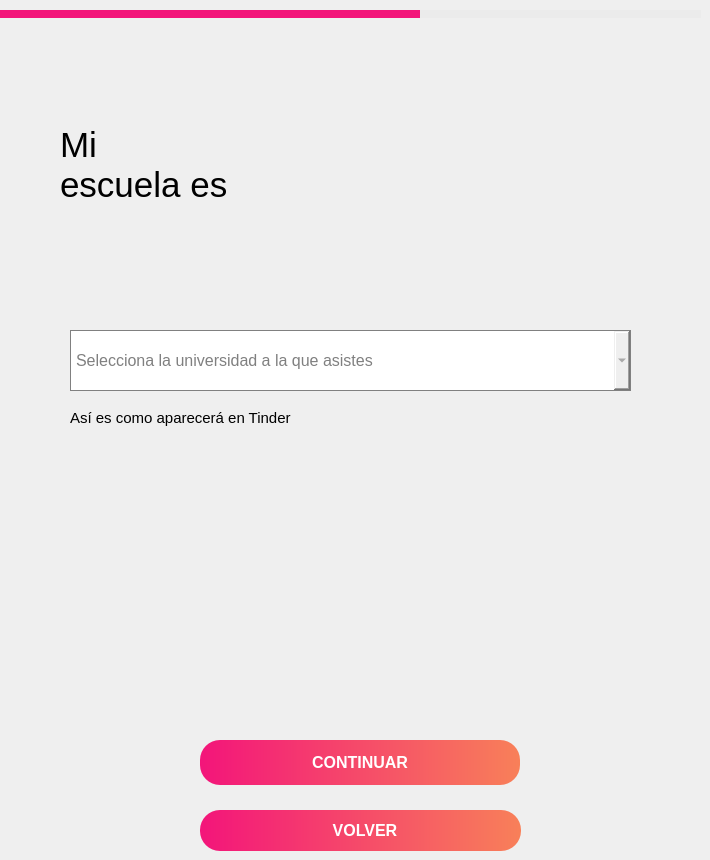
      <widget class="QWidget" name="page_6">
       <widget class="QComboBox" name="cbCentroEstudios">
        <property name="geometry">
         <rect>
          <x>70</x>
          <y>330</y>
          <width>561</width>
          <height>61</height>
         </rect>
        </property>
        <property name="font">
         <font>
          <family>MS Shell Dlg 2</family>
          <pointsize>12</pointsize>
          <weight>50</weight>
          <italic>false</italic>
          <bold>false</bold>
         </font>
        </property>
        <property name="styleSheet">
         <string notr="true">selection-color: rgb(170, 255, 0);
border-top: 1px solid gray;
border-bottom: 1px solid gray;
border-right: 1px solid gray;
border-left: 1px solid gray;
font: 12pt &quot;MS Shell Dlg 2&quot;;
padding: 5px;
color: gray;</string>
        </property>
        <property name="placeholderText">
         <string>Selecciona la universidad a la que asistes</string>
        </property>
        <item>
         <property name="text">
          <string>Universidad Peruana de Ciencias Aplicadas - UPC</string>
         </property>
        </item>
        <item>
         <property name="text">
          <string>Universidad para el Desarrollo Andino - UDA</string>
         </property>
        </item>
        <item>
         <property name="text">
          <string>Universidad Peruana Cayetano Heredia - UPCH </string>
         </property>
        </item>
        <item>
         <property name="text">
          <string>Universidad del Pacífico - UP</string>
         </property>
        </item>
        <item>
         <property name="text">
          <string>Pontificia Universidad Católica del Perú - PUCP</string>
         </property>
        </item>
        <item>
         <property name="text">
          <string>Universidad de Ingeniería y Tecnología - UTEC</string>
         </property>
        </item>
        <item>
         <property name="text">
          <string>Universidad de Ciencias y Artes de América Latina - UCAL</string>
         </property>
        </item>
        <item>
         <property name="text">
          <string>Universidad Femenina del Sagrado Corazón - UNIFE</string>
         </property>
        </item>
        <item>
         <property name="text">
          <string>Universidad Ricardo Palma - URP</string>
         </property>
        </item>
        <item>
         <property name="text">
          <string>Universidad de Piura - UDEP</string>
         </property>
        </item>
        <item>
         <property name="text">
          <string>Universidad Nacional Agraria La Molina - UNALM </string>
         </property>
        </item>
        <item>
         <property name="text">
          <string>Universidad Nacional de Huanta - UNAH</string>
         </property>
        </item>
        <item>
         <property name="text">
          <string>Universidad Antonio Ruiz de Montoya - UARM</string>
         </property>
        </item>
        <item>
         <property name="text">
          <string>Universidad de San Martín de Porres - USMP</string>
         </property>
        </item>
        <item>
         <property name="text">
          <string>Universidad Nacional Toribio Rodriguez de Mendoza de Amazonas - UNTRM</string>
         </property>
        </item>
        <item>
         <property name="text">
          <string>Universidad Nacional José María Arguedas - UNAJMA</string>
         </property>
        </item>
        <item>
         <property name="text">
          <string>Universidad San Ignacio de Loyola - USIL</string>
         </property>
        </item>
        <item>
         <property name="text">
          <string>Universidad Marcelino Champgnat - UMCH</string>
         </property>
        </item>
        <item>
         <property name="text">
          <string>Universidad Católica San Pablo - UCSP</string>
         </property>
        </item>
        <item>
         <property name="text">
          <string>Universidad Privada del Norte - UPN</string>
         </property>
        </item>
        <item>
         <property name="text">
          <string>Universidad de Ciencias y Humaninades - UCH</string>
         </property>
        </item>
        <item>
         <property name="text">
          <string>Universidad Nacional de Ingeniería - UNI</string>
         </property>
        </item>
        <item>
         <property name="text">
          <string>Universidad Privada de Tacna - UPT</string>
         </property>
        </item>
        <item>
         <property name="text">
          <string>Universidad Andina del Cusco - UAC</string>
         </property>
        </item>
        <item>
         <property name="text">
          <string>Universidad Nacional del Altiplano - UNAP</string>
         </property>
        </item>
        <item>
         <property name="text">
          <string>Universidad Católica de Santa María - UCSM</string>
         </property>
        </item>
        <item>
         <property name="text">
          <string>Universidad Nacional de Jaén - UNJ</string>
         </property>
        </item>
       </widget>
       <widget class="QPushButton" name="pushButton_84">
        <property name="geometry">
         <rect>
          <x>70</x>
          <y>10</y>
          <width>631</width>
          <height>8</height>
         </rect>
        </property>
        <property name="styleSheet">
         <string notr="true">background-color: qlineargradient(spread:pad, x1:0, y1:0, x2:1, y2:0, stop:0 rgb(235, 235, 235), stop:1 rgb(235, 235, 235));
border-radius: 0px;
</string>
        </property>
        <property name="text">
         <string/>
        </property>
       </widget>
       <widget class="QLabel" name="label_69">
        <property name="geometry">
         <rect>
          <x>70</x>
          <y>410</y>
          <width>361</width>
          <height>16</height>
         </rect>
        </property>
        <property name="font">
         <font>
          <pointsize>11</pointsize>
         </font>
        </property>
        <property name="text">
         <string>Así es como aparecerá en Tinder</string>
        </property>
       </widget>
       <widget class="QPushButton" name="pushButton_83">
        <property name="geometry">
         <rect>
          <x>0</x>
          <y>10</y>
          <width>420</width>
          <height>8</height>
         </rect>
        </property>
        <property name="styleSheet">
         <string notr="true">background-color: qlineargradient(spread:pad, x1:0, y1:0, x2:1, y2:0, stop:0 rgba(243, 21, 122, 1), stop:1 rgba(243, 21, 122, 1));
border-radius: 0px;</string>
        </property>
        <property name="text">
         <string/>
        </property>
       </widget>
       <widget class="QLabel" name="label_68">
        <property name="geometry">
         <rect>
          <x>60</x>
          <y>110</y>
          <width>371</width>
          <height>111</height>
         </rect>
        </property>
        <property name="font">
         <font>
          <pointsize>26</pointsize>
         </font>
        </property>
        <property name="styleSheet">
         <string notr="true">background-color: none;</string>
        </property>
        <property name="text">
         <string>Mi &lt;br&gt; escuela es</string>
        </property>
        <property name="textFormat">
         <enum>Qt::RichText</enum>
        </property>
       </widget>
       <widget class="QPushButton" name="btnContinuar05">
        <property name="geometry">
         <rect>
          <x>200</x>
          <y>740</y>
          <width>320</width>
          <height>45</height>
         </rect>
        </property>
        <property name="font">
         <font>
          <pointsize>12</pointsize>
          <weight>75</weight>
          <bold>true</bold>
         </font>
        </property>
        <property name="styleSheet">
         <string notr="true">background-color: qlineargradient(spread:pad, x1:0, y1:0, x2:1, y2:0, stop:0 rgba(243, 21, 122, 1), stop:1 rgba(248, 128, 89, 1));

color: White;
border-radius: 20px;</string>
        </property>
        <property name="text">
         <string>CONTINUAR</string>
        </property>
       </widget>
       <widget class="QPushButton" name="btnVolverAtras_8">
        <property name="geometry">
         <rect>
          <x>200</x>
          <y>810</y>
          <width>321</width>
          <height>41</height>
         </rect>
        </property>
        <property name="font">
         <font>
          <pointsize>12</pointsize>
          <weight>75</weight>
          <bold>true</bold>
         </font>
        </property>
        <property name="styleSheet">
         <string notr="true">background-color: qlineargradient(spread:pad, x1:0, y1:0, x2:1, y2:0, stop:0 rgba(243, 21, 122, 1), stop:1 rgba(248, 128, 89, 1));

color: White;
border-radius: 20px;</string>
        </property>
        <property name="text">
         <string>  VOLVER</string>
        </property>
        <property name="icon">
         <iconset>
          <normaloff>:/img/volver_blanco.png</normaloff>:/img/volver_blanco.png</iconset>
        </property>
        <property name="iconSize">
         <size>
          <width>30</width>
          <height>30</height>
         </size>
        </property>
       </widget>
      </widget>
